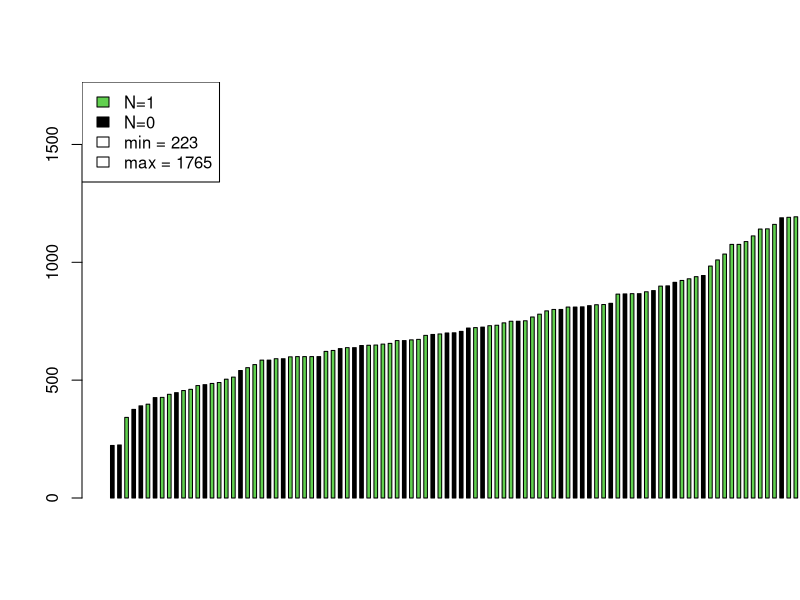
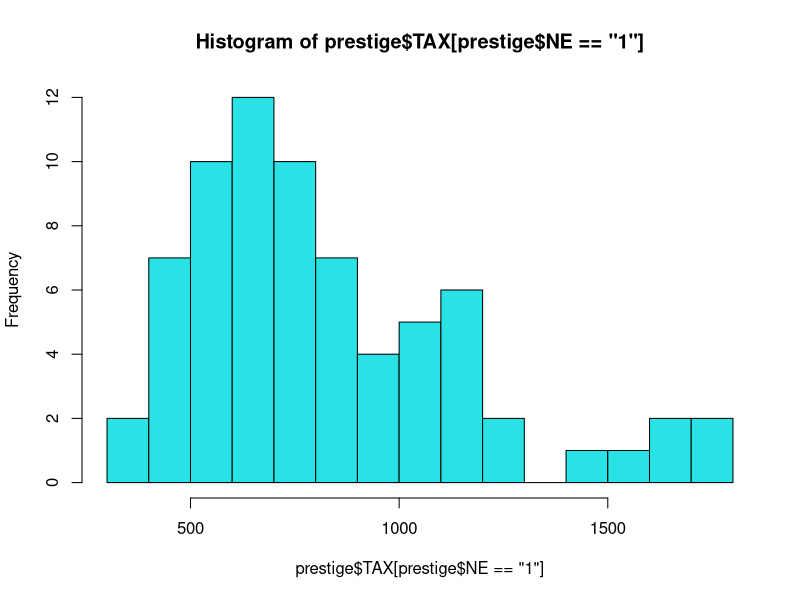
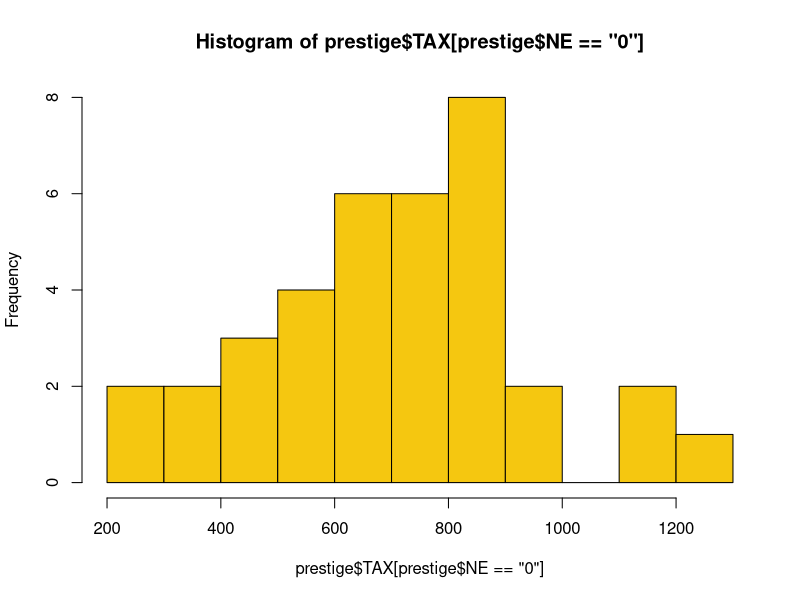

Here is the R script that generated these plots, in order:
setwd("E:/RStudio/Rstudio/z2")
prestige <- read.table(file="Albuquerque.txt",header=T)

#Исключаем строки без данных о налоге
prestige <- subset(prestige, TAX>0) 

prestige$TAX <- as.numeric(as.character(prestige$TAX)) 
prestige$NE <- as.character(as.numeric(prestige$NE)) 
prestige$NE <- factor(prestige$NE) 

#Попробуем увидеть на столбчатой диаграмме 
#очевидные выбросы, есть ли они в принципе
ttax <- prestige[order(prestige$TAX),]
ttax$NE <- factor(ttax$NE)
ttax$color[ttax$NE==1] <- 3
ttax$color[ttax$NE==0] <- 1
barplot(ttax$TAX,col=ttax$color,ylim=c(0,max(ttax$TAX)),xlim=c(0,6),width=0.035, space=0.95)
legend("topleft",legend=c("N=1","N=0",paste("min =",min(ttax$TAX)), paste("max =",max(ttax$TAX))),fill=c(3,1,0,0)) 

#Построим гистограмму для визуальной оценки нормальности распределений
hist(prestige$TAX[prestige$NE=="1"],col=5, breaks = 12)
hist(prestige$TAX[prestige$NE=="0"],col=7, breaks = 12)

#Проверка на нормальность Шапиро-тестом 
shapiro.test(prestige$TAX[prestige$NE == "1"])
shapiro.test(prestige$TAX[prestige$NE == "0"])

by((prestige$TAX)^(1/3),INDICES=prestige$NE,shapiro.test) 

exprestige <- prestige
exprestige$TAX <- (prestige$TAX)^(1/3)

fligner.test(TAX ~ NE, exprestige)

summary(aov(exprestige$TAX ~ exprestige$NE, data=exprestige))
